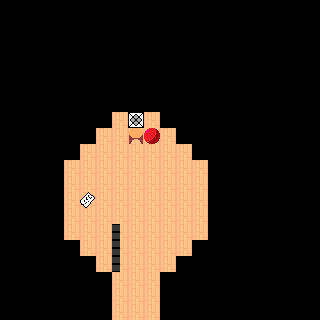

This game map was drawn from its Tiled (.tmx) file and the tilesets committed beside it. A one-line description and the full map source follow:
An orthogonal 20x20 tile map with 16x16 px tiles, 3 tile layers (Tile Layer 1, Tile Layer 2, Tile Layer 4), 4 tilesets.

<map version="1.10" tiledversion="1.10.1" orientation="orthogonal" renderorder="right-down" width="20" height="20" tilewidth="16" tileheight="16" infinite="0" nextlayerid="5" nextobjectid="1">
 <tileset firstgid="1" source="ground tlst3.tsx" />
 <tileset firstgid="55" source="ground tlst6.tsx" />
 <tileset firstgid="109" source="building tileset1.tsx" />
 <tileset firstgid="197" source="ground tlst5.tsx" />
 <layer id="1" name="Tile Layer 1" width="20" height="20">
  <data encoding="csv">
0,0,0,0,0,0,0,0,0,0,0,0,0,0,0,0,0,0,0,0,
0,0,0,0,0,0,0,0,0,0,0,0,0,0,0,0,0,0,0,0,
0,0,0,0,0,0,0,0,0,0,0,0,0,0,0,0,0,0,0,0,
0,0,0,0,0,0,0,0,0,0,0,0,0,0,0,0,0,0,0,0,
0,0,0,0,0,0,0,0,0,0,0,0,0,0,0,0,0,0,0,0,
0,0,0,0,0,0,0,0,0,0,0,0,0,0,0,0,0,0,0,0,
0,0,0,0,0,0,0,0,0,0,0,0,0,0,0,0,0,0,0,0,
0,0,0,0,0,0,0,21,21,21,0,0,0,0,0,0,0,0,0,0,
0,0,0,0,0,0,21,21,21,21,21,0,0,0,0,0,0,0,0,0,
0,0,0,0,0,21,21,21,21,21,21,21,0,0,0,0,0,0,0,0,
0,0,0,0,21,21,21,21,21,21,21,21,21,0,0,0,0,0,0,0,
0,0,0,0,21,21,21,21,21,21,21,21,21,0,0,0,0,0,0,0,
0,0,0,0,21,21,21,21,21,21,21,21,21,0,0,0,0,0,0,0,
0,0,0,0,21,21,21,21,21,21,21,21,21,0,0,0,0,0,0,0,
0,0,0,0,21,21,21,21,21,21,21,21,21,0,0,0,0,0,0,0,
0,0,0,0,0,21,21,21,21,21,21,21,0,0,0,0,0,0,0,0,
0,0,0,0,0,0,21,21,21,21,21,0,0,0,0,0,0,0,0,0,
0,0,0,0,0,0,0,21,21,21,0,0,0,0,0,0,0,0,0,0,
0,0,0,0,0,0,0,21,21,21,0,0,0,0,0,0,0,0,0,0,
0,0,0,0,0,0,0,21,21,21,0,0,0,0,0,0,0,0,0,0
</data>
 </layer>
 <layer id="2" name="Tile Layer 2" width="20" height="20">
  <data encoding="csv">
0,0,0,0,0,0,0,0,0,0,0,0,0,0,0,0,0,0,0,0,
0,0,0,0,0,0,0,0,0,0,0,0,0,0,0,0,0,0,0,0,
0,0,0,0,0,0,0,0,0,0,0,0,0,0,0,0,0,0,0,0,
0,0,0,0,0,0,0,0,0,0,0,0,0,0,0,0,0,0,0,0,
0,0,0,0,0,0,0,0,0,0,0,0,0,0,0,0,0,0,0,0,
0,0,0,0,0,0,0,0,0,0,0,0,0,0,0,0,0,0,0,0,
0,0,0,0,0,0,0,0,0,0,0,0,0,0,0,0,0,0,0,0,
0,0,0,0,0,0,0,0,138,0,0,0,0,0,0,0,0,0,0,0,
0,0,0,0,0,0,0,0,110,0,0,0,0,0,0,0,0,0,0,0,
0,0,0,0,0,0,0,0,0,0,0,0,0,0,0,0,0,0,0,0,
0,0,0,0,0,0,0,0,0,0,0,0,0,0,0,0,0,0,0,0,
0,0,0,0,0,0,0,0,0,0,0,0,0,0,0,0,0,0,0,0,
0,0,0,0,0,0,0,0,0,0,0,0,0,0,0,0,0,0,0,0,
0,0,0,0,0,0,0,0,0,0,0,0,0,0,0,0,0,0,0,0,
0,0,0,0,0,0,0,82,0,0,0,0,0,0,0,0,0,0,0,0,
0,0,0,0,0,0,0,82,0,0,0,0,0,0,0,0,0,0,0,0,
0,0,0,0,0,0,0,82,0,0,0,0,0,0,0,0,0,0,0,0,
0,0,0,0,0,0,0,0,0,0,0,0,0,0,0,0,0,0,0,0,
0,0,0,0,0,0,0,0,0,0,0,0,0,0,0,0,0,0,0,0,
0,0,0,0,0,0,0,0,0,0,0,0,0,0,0,0,0,0,0,0
</data>
 </layer>
 <layer id="4" name="Tile Layer 4" width="20" height="20">
  <data encoding="csv">
0,0,0,0,0,0,0,0,0,0,0,0,0,0,0,0,0,0,0,0,
0,0,0,0,0,0,0,0,0,0,0,0,0,0,0,0,0,0,0,0,
0,0,0,0,0,0,0,0,0,0,0,0,0,0,0,0,0,0,0,0,
0,0,0,0,0,0,0,0,0,0,0,0,0,0,0,0,0,0,0,0,
0,0,0,0,0,0,0,0,0,0,0,0,0,0,0,0,0,0,0,0,
0,0,0,0,0,0,0,0,0,0,0,0,0,0,0,0,0,0,0,0,
0,0,0,0,0,0,0,0,0,0,0,0,0,0,0,0,0,0,0,0,
0,0,0,0,0,0,0,0,0,0,0,0,0,0,0,0,0,0,0,0,
0,0,0,0,0,0,0,0,0,211,0,0,0,0,0,0,0,0,0,0,
0,0,0,0,0,0,0,0,0,0,0,0,0,0,0,0,0,0,0,0,
0,0,0,0,0,0,0,0,0,0,0,0,0,0,0,0,0,0,0,0,
0,0,0,0,0,0,0,0,0,0,0,0,0,0,0,0,0,0,0,0,
0,0,0,0,0,198,0,0,0,0,0,0,0,0,0,0,0,0,0,0,
0,0,0,0,0,0,0,0,0,0,0,0,0,0,0,0,0,0,0,0,
0,0,0,0,0,0,0,0,0,0,0,0,0,0,0,0,0,0,0,0,
0,0,0,0,0,0,0,0,0,0,0,0,0,0,0,0,0,0,0,0,
0,0,0,0,0,0,0,0,0,0,0,0,0,0,0,0,0,0,0,0,
0,0,0,0,0,0,0,0,0,0,0,0,0,0,0,0,0,0,0,0,
0,0,0,0,0,0,0,0,0,0,0,0,0,0,0,0,0,0,0,0,
0,0,0,0,0,0,0,0,0,0,0,0,0,0,0,0,0,0,0,0
</data>
 </layer>
</map>
